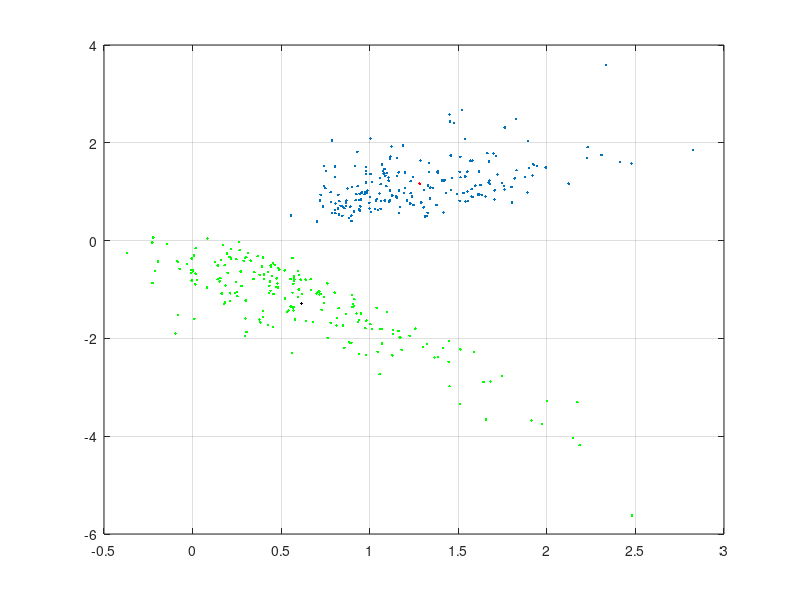
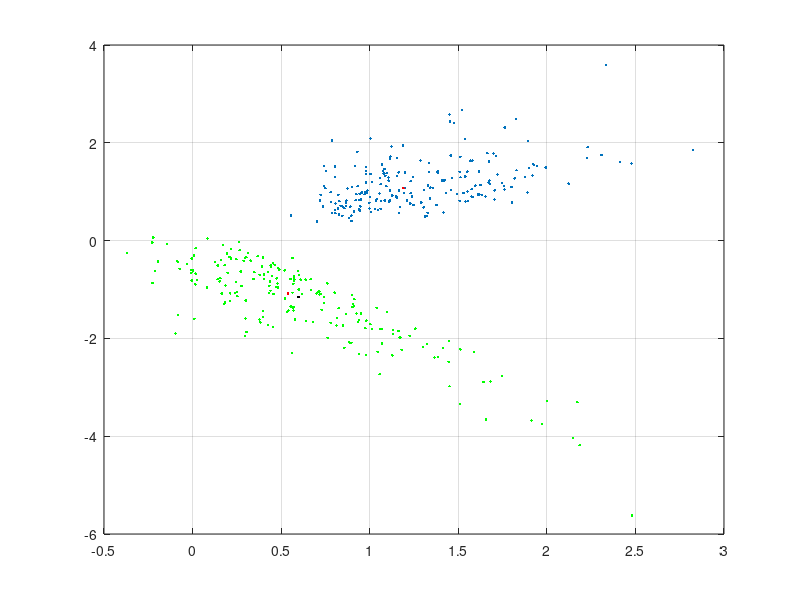

These charts were generated, in order, by the following MATLAB code:
% this script is meant to show that the median is not affine equivariant
% see "Risk and Asset Allocation"-Springer (2005), by A. Meucci

clc; clear; close all
%%%%%%%%%%%%%%%%%%%%%%%%%%%%%%%%%%%%%%%%%%%%%%%%%%%%%%%%%%%%%%%%%%%%%%%%%%%%%%%%%%%%%%%%%%%%%%%%%%%%%%%%%%%%%%%%%%%%%%%%%%%%%%%%%%%%%%%%%%%
% input parameters
NumSimulations=200;

% distribution
Mu=[0.2 0.1]';  
s=[0.3 0.4];
r=.5;

% invertible affine transformation
m=[.5 .4]';
B=[-1 1.2;.5 -2];

%%%%%%%%%%%%%%%%%%%%%%%%%%%%%%%%%%%%%%%%%%%%%%%%%%%%%%%%%%%%%%%%%%%%%%%%%%%%%%%%%%%%%%%%%%%%%%%%%%%%%%%%%%%%%%%%%%%%%%%%%%%%%%%%%%%%%
% generate lognormal sample
Sigma=[s(1)^2     r*s(1)*s(2)
    r*s(1)*s(2)    s(2)^2];

Z = mvnrnd(Mu,Sigma,NumSimulations);
X = exp(Z);
Y = ones(NumSimulations,1)*m'+X*B';

%%%%%%%%%%%%%%%%%%%%%%%%%%%%%%%%%%%%%%%%%%%%%%%%%%%%%%%%%%%%%%%%%%%%%%%%%%%%%%%%%%%%%%%%%%%%%%%%%%%%%%%%%%%%%%%%%%%%%
% compute sample means, sample medians and affine transformations thereof
m_X=mean(X)';
q_X=prctile(X,50)';

m_Y=mean(Y);
q_Y=prctile(Y,50)';

m_Y_hat=m+B*m_X;
q_Y_hat=m+B*q_X;

%%%%%%%%%%%%%%%%%%%%%%%%%%%%%%%%%%%%%%%%%%%%%%%%%%%%%%%%%%%%%%%%%%%%%%%%%%%%%%%%%%%%%%%%%%%%%%%%%%%%%%%%%%%%%%%%%%%%%
% plots
%%%%%%%%%%%%%%%%%%%%%%%%%%%%%%%%%%%%%%%%%%%%%%%%%%%%%%%%%%%%%%%%%%%%%%%%%%%%%%%%%%%%%%%%%%%%%%%%%%%%%%%%%%%%%%%%%%%%%

figure % expected value - sample mean

h=plot(X(:,1),X(:,2),'.');
hold on
h=plot(m_X(1),m_X(2),'.');
set(h,'color','r')

hold on 
h=plot(Y(:,1),Y(:,2),'.');
set(h,'color','g')
hold on
h=plot(m_Y(1),m_Y(2),'.');
set(h,'color','r')
hold on
h=plot(m_Y_hat(1),m_Y_hat(2),'.');
set(h,'color','k')

grid on

%%%%%%%%%%%%%%%%%%%%%%%%%%%%%%%%%%%%%%%%%%%%%%%%%%%%%%%%%%%%%%%%%%%%%%%%%%%%%%%%%%%%%%%%%%%%%%%%%%%%%%%%%%%%%%%%%%%%%
figure % median - sample median

h=plot(X(:,1),X(:,2),'.');
hold on
h=plot(q_X(1),q_X(2),'.');
set(h,'color','r')

hold on 
h=plot(Y(:,1),Y(:,2),'.');
set(h,'color','g')
hold on
h=plot(q_Y(1),q_Y(2),'.');
set(h,'color','r')
hold on
h=plot(q_Y_hat(1),q_Y_hat(2),'.');
set(h,'color','k')

grid on